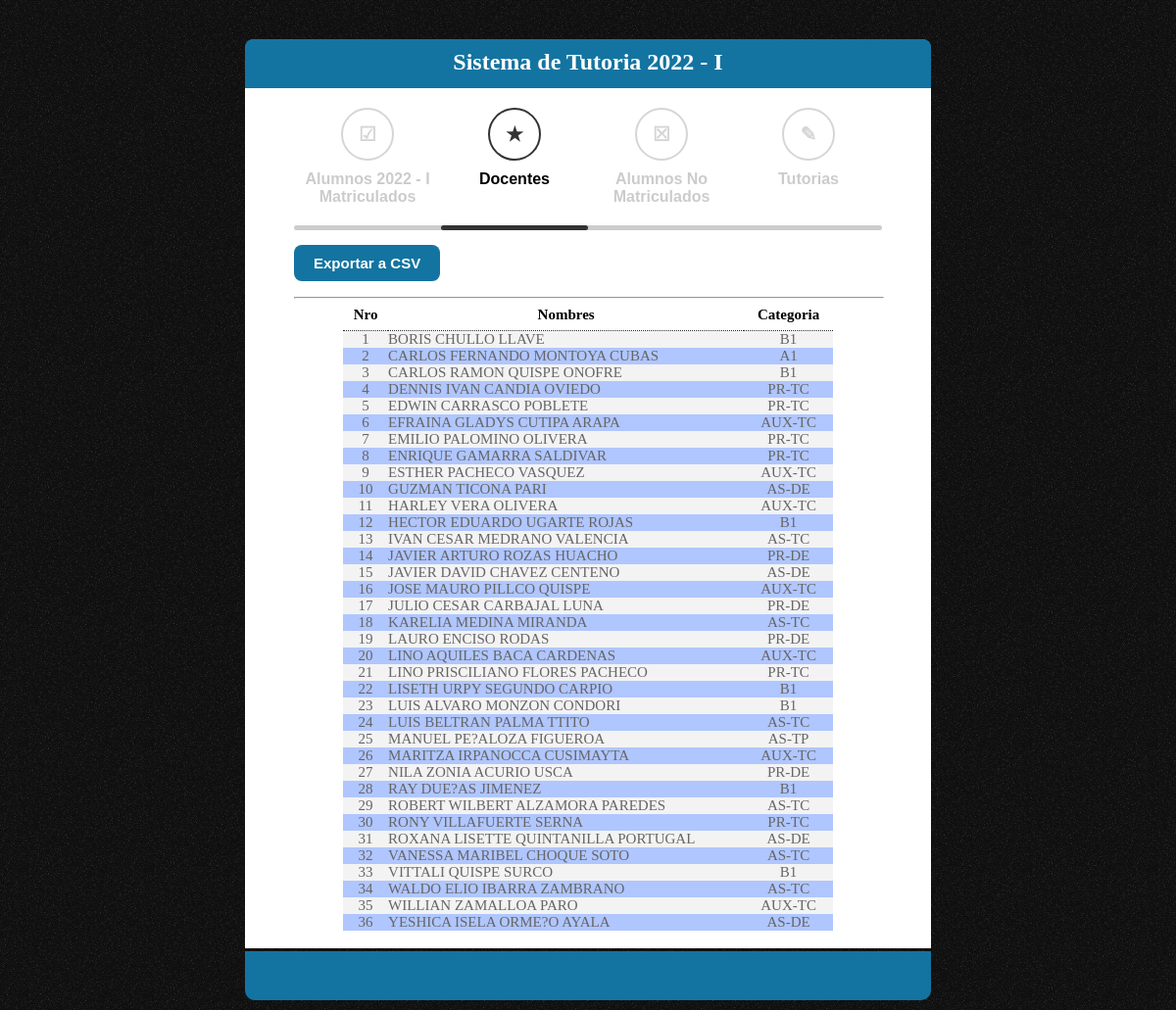
/Docente.php, run on the app's committed database.
### tables this page shows
CREATE TABLE `docente` (
  `Cod_Docente` int(2) NOT NULL,
  `Nombres` varchar(50) NOT NULL,
  `Categoria` varchar(6) NOT NULL
);

### Docente.php (the view, shortened to what this page needs)
<?php
include("conexion.php");
?>
<!doctype html>
<html>
<head>
  <link rel="stylesheet" media="all" href="Estilos/style.css" />
</head>
<body>
  <center>
<div class="Cont">
<div class="cab"><h2 style="padding-top: 10px;">Sistema de Tutoria 2022 - I</h2></div>
<nav class="slidemenu">
  <label for="slide-item-1"><p class="icon">☑</p><a href="index.php"><span>Alumnos 2022 - I Matriculados</span></a></label>
  <label for="slide-item-2"><p class="icon">★</p><a href="Docente.php"><span>Docentes</span></a></label>
  <label for="slide-item-3"><p class="icon">☒</p><a href="AlumnosNN.php"><span>Alumnos No Matriculados</span></a></label>
  <label for="slide-item-4"><p class="icon">✎</p></a><a href="Tutorias.php"><span>Tutorias</span></a></label>
  <div class="slider">
    <div class="bar"></div>
  </div>
</nav>
<div class="boton">
    <button name="button" class="btn">Exportar a CSV</button>
</div>
<br>
<hr class="linea">
  <?php
        $consulta = "select * from docente ORDER by Nombres";
        $Docente = mysqli_query($con, $consulta);
        if ($Docente){
            echo "<center><table class='lista' cellpadding='0' cellspacing='0' width=500px;>";
            echo "<tr><th class='tabladocente'>Nro</th><th class='tabladocente'>Nombres</th><th class='tabladocente'>Categoria</th></tr>";
            $contador = 1;
            while (($fila = mysqli_fetch_assoc($Docente)) != null){
                $Nombres = $fila['Nombres'];
                $Categoria = $fila['Categoria'];
                echo "<tr>";
                echo "<td class='cnro'>$contador</td>";
                echo "<td class='cnombres'>$Nombres</td>";
                echo "<td class='ccategoria'>$Categoria</td>";
                echo "</tr>";
                $contador = $contador + 1;
            }
            echo "</table><br>";
        }
        else{
            echo "<script>alert('No hay alumnos ....')</script>";
        }
  ?>
</div>
<div class="pie">
</body>
</html>

### Estilos/style.css (style rules this page uses)
body { background-image: url("../img/fondo.gif"); background-attachment: fixed; }
.Cont { background: #fff; width: 700px; margin-top: 40px; margin-bottom: 3px; text-align: center; border-top-left-radius: 10px; border-top-right-radius: 10px; }
.pie { width: 700px; height: 50px; background: #1374A1; margin-bottom: 10px; border-bottom-left-radius: 10px; border-bottom-right-radius: 10px; }
.cab { height: 50px; background: #1374A1; color:#fff; border-top-left-radius: 8px; border-top-right-radius: 8px; }
* { margin: 0; padding: 0; }
.slidemenu { font-family: arial, sans-serif; max-width: 600px; margin: 50px auto; overflow: hidden; margin-top: 20px; }
.slidemenu label { width: 25%; text-align: center; display: block; float: left; color: #333; opacity: 0.2; font-weight: bold; }
a { text-decoration: none; color: black; }
.slidemenu label span { display: block; padding: 10px; }
.slidemenu label .icon { font-size: 20px; border: solid 2px #333; text-align: center; height: 50px; width: 50px; display: block; margin: 0 auto; line-height: 50px; border-radius: 50%; }
.slider { width: 100%; height: 5px; display: block; background: #ccc; margin-top: 10px; border-radius: 5px; }
.slider .bar { width: 25%; height: 5px; background: #333; border-radius: 5px; }
.slidemenu label, .slider .bar { transition: all 500ms ease-in-out; -webkit-transition: all 500ms ease-in-out; -moz-transition: all 500ms ease-in-out; }
.slidemenu .slide-toggle:checked + label { opacity: 1; }
.slidemenu #slide-item-2:checked ~ .slider .bar { margin-left: 25%; }
.lista { border: #680d0f 0px solid; color:#666; background-color: #f3f3f3; font-size:15px; }
.lista tr:nth-child(odd) td { background-color:#b0c6ff; }
.tabladocente { color:#000; font-weight:bold; width:auto; font-size:15px; padding: 0.5em; border-bottom: #2E282D 1px dotted; background-color: #fff; }
.cnro,.ccategoria { text-align: center; }
.btn { background-color: #1374A1; color: #fff; font-weight:bold; padding: 10px 20px; text-align: center; text-decoration: none; display: inline-block; font-size: 15px; margin: 4px 2px; cursor: pointer; border-radius: 8px; margin-left: 50px; margin-top: -35px; border: 0px solid; float: left; }
.linea { width: 600px; margin-left: 50px; }

### data on the page
docente: Nombres "BORIS CHULLO LLAVE", Categoria "B1"
docente: Nombres "CARLOS FERNANDO MONTOYA CUBAS", Categoria "A1"
docente: Nombres "CARLOS RAMON QUISPE ONOFRE", Categoria "B1"
docente: Nombres "DENNIS IVAN CANDIA OVIEDO", Categoria "PR-TC"
docente: Nombres "EDWIN CARRASCO POBLETE", Categoria "PR-TC"
docente: Nombres "EFRAINA GLADYS CUTIPA ARAPA", Categoria "AUX-TC"
docente: Nombres "EMILIO PALOMINO OLIVERA", Categoria "PR-TC"
docente: Nombres "ENRIQUE GAMARRA SALDIVAR", Categoria "PR-TC"
docente: Nombres "ESTHER PACHECO VASQUEZ", Categoria "AUX-TC"
docente: Nombres "GUZMAN TICONA PARI", Categoria "AS-DE"
docente: Nombres "HARLEY VERA OLIVERA", Categoria "AUX-TC"
docente: Nombres "HECTOR EDUARDO UGARTE ROJAS", Categoria "B1"
docente: Nombres "IVAN CESAR MEDRANO VALENCIA", Categoria "AS-TC"
docente: Nombres "JAVIER ARTURO ROZAS HUACHO", Categoria "PR-DE"
docente: Nombres "JAVIER DAVID CHAVEZ CENTENO", Categoria "AS-DE"
docente: Nombres "JOSE MAURO PILLCO QUISPE", Categoria "AUX-TC"
docente: Nombres "JULIO CESAR CARBAJAL LUNA", Categoria "PR-DE"
docente: Nombres "KARELIA MEDINA MIRANDA", Categoria "AS-TC"
docente: Nombres "LAURO ENCISO RODAS", Categoria "PR-DE"
docente: Nombres "LINO AQUILES BACA CARDENAS", Categoria "AUX-TC"
docente: Nombres "LINO PRISCILIANO FLORES PACHECO", Categoria "PR-TC"
docente: Nombres "LISETH URPY SEGUNDO CARPIO", Categoria "B1"
docente: Nombres "LUIS ALVARO MONZON CONDORI", Categoria "B1"
docente: Nombres "LUIS BELTRAN PALMA TTITO", Categoria "AS-TC"
docente: Nombres "MANUEL PE?ALOZA FIGUEROA", Categoria "AS-TP"
docente: Nombres "MARITZA IRPANOCCA CUSIMAYTA", Categoria "AUX-TC"
docente: Nombres "NILA ZONIA ACURIO USCA", Categoria "PR-DE"
docente: Nombres "RAY DUE?AS JIMENEZ", Categoria "B1"
docente: Nombres "ROBERT WILBERT ALZAMORA PAREDES", Categoria "AS-TC"
docente: Nombres "RONY VILLAFUERTE SERNA", Categoria "PR-TC"
docente: Nombres "ROXANA LISETTE QUINTANILLA PORTUGAL", Categoria "AS-DE"
docente: Nombres "VANESSA MARIBEL CHOQUE SOTO", Categoria "AS-TC"
docente: Nombres "VITTALI QUISPE SURCO", Categoria "B1"
docente: Nombres "WALDO ELIO IBARRA ZAMBRANO", Categoria "AS-TC"
docente: Nombres "WILLIAN ZAMALLOA PARO", Categoria "AUX-TC"
docente: Nombres "YESHICA ISELA ORME?O AYALA", Categoria "AS-DE"
